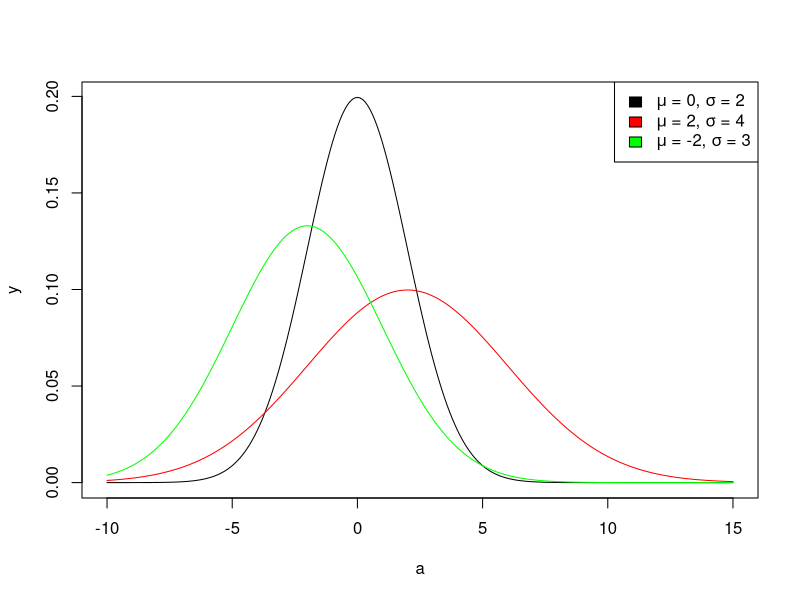

Recreate this plot in R.
f <- function(x, mu, s) {
  (1 / (sqrt(2 * pi) * s)) * exp(-((x - mu)^2) / (2 * s^2))
}

a <- seq(-10, 15, 0.1)
y <- f(a, 0, 2)
plot(a, y, type = "l")

y1 <- f(a, 2, 4)
lines(a, y1,col="red")

y2 <- f(a, -2, 3)
lines(a, y2, col="green")

legend("topright",
  legend=c(
    expression(paste(mu, " = 0, ", sigma, " = 2")),
    expression(paste(mu, " = 2, ", sigma, " = 4")),
    expression(paste(mu, " = -2, ", sigma, " = 3"))),
  fill=c("black","red","green"))

fd <- function(x, mu, s) { (x * f(x, mu, s)) }
e <- integrate(fd, lower=-Inf, upper=Inf, mu=2, s=4)
e$value

f1 = function(x, mu, s) { (1/x) * exp(-((log(x) - mu))^2 / (2 * ((s)^2)) ) }
k = function(mu, s) { integrate(f1, lower=0, upper=Inf, mu=mu, s=s)$value^(-1) }
k(-1, 1)
k(-1, 2)
k(2, 2)